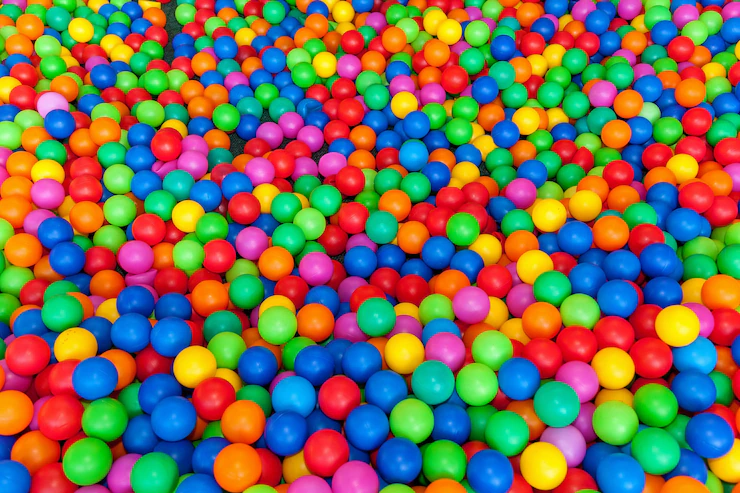
#> input picture opencv/object detection using hsv/balls.webp, 740 x 493 px
$ python detect_with_trackbar.py
#> lines starting #> are read from the running program, lines starting #| are printed output that depends on the picture; after the words box and inside, x2 and y2 are one past the last pixel; in counts of white or black regions, pixels touching at a corner belong together
import cv2
import numpy as np

img = cv2.imread("balls.webp")
#> img is the input picture: shape (493, 740, 3); mean B, G, R 87.3, 110.5, 122.4
img = cv2.resize(img, (400, 300))
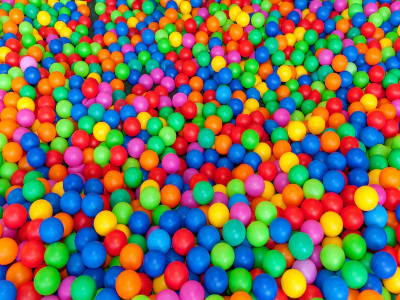
#> img: shape (300, 400, 3); mean B, G, R 87.1, 110.3, 122.3

def nothing(x):
    pass

cv2.namedWindow("detect colour")

cv2.createTrackbar("lower_h", "detect colour", 0, 255, nothing)
#> slider 'lower_h' is set to 51
cv2.createTrackbar("lower_s", "detect colour", 0, 255, nothing)
#> slider 'lower_s' is set to 51
cv2.createTrackbar("lower_v", "detect colour", 0, 255, nothing)
#> slider 'lower_v' is set to 51

cv2.createTrackbar("higher_h", "detect colour", 255, 255, nothing)
cv2.createTrackbar("higher_s", "detect colour", 255, 255, nothing)
cv2.createTrackbar("higher_v", "detect colour", 255, 255, nothing)


while True:
    l_h = cv2.getTrackbarPos("lower_h", "detect colour")
    l_s = cv2.getTrackbarPos("lower_s", "detect colour")
    l_v = cv2.getTrackbarPos("lower_v", "detect colour")

    h_h = cv2.getTrackbarPos("higher_h", "detect colour")
    h_s = cv2.getTrackbarPos("higher_s", "detect colour")
    h_v = cv2.getTrackbarPos("higher_v", "detect colour")

    hsv = cv2.cvtColor(img, cv2.COLOR_BGR2HSV)
#> hsv: shape (300, 400, 3); mean H, S, V 84.8, 226.4, 200.9
    lower = np.array([l_h, l_s, l_v])
    uper = np.array([h_h,h_s, h_v])

    mask = cv2.inRange(hsv, lower, uper)
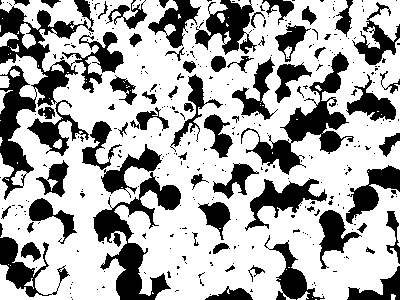
#> mask: shape (300, 400); 67.2% white; 349 black regions (279 under 20 px), largest, box (x1, y1, x2, y2) and area: (0, 0, 124, 200) 7340, (93, 172, 181, 300) 3629, (241, 52, 354, 175) 3418
    result = cv2.bitwise_and(img, img, mask=mask)
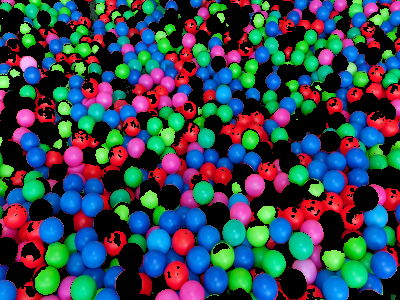
#> result: shape (300, 400, 3); mean B, G, R 81.3, 70.3, 55.9

    cv2.imshow("original", img)
    cv2.imshow("mask", mask)
    cv2.imshow("result", result)

    if cv2.waitKey(1)==27:
#> (key Esc is pressed here)
        break

cv2.destroyAllWindows()
